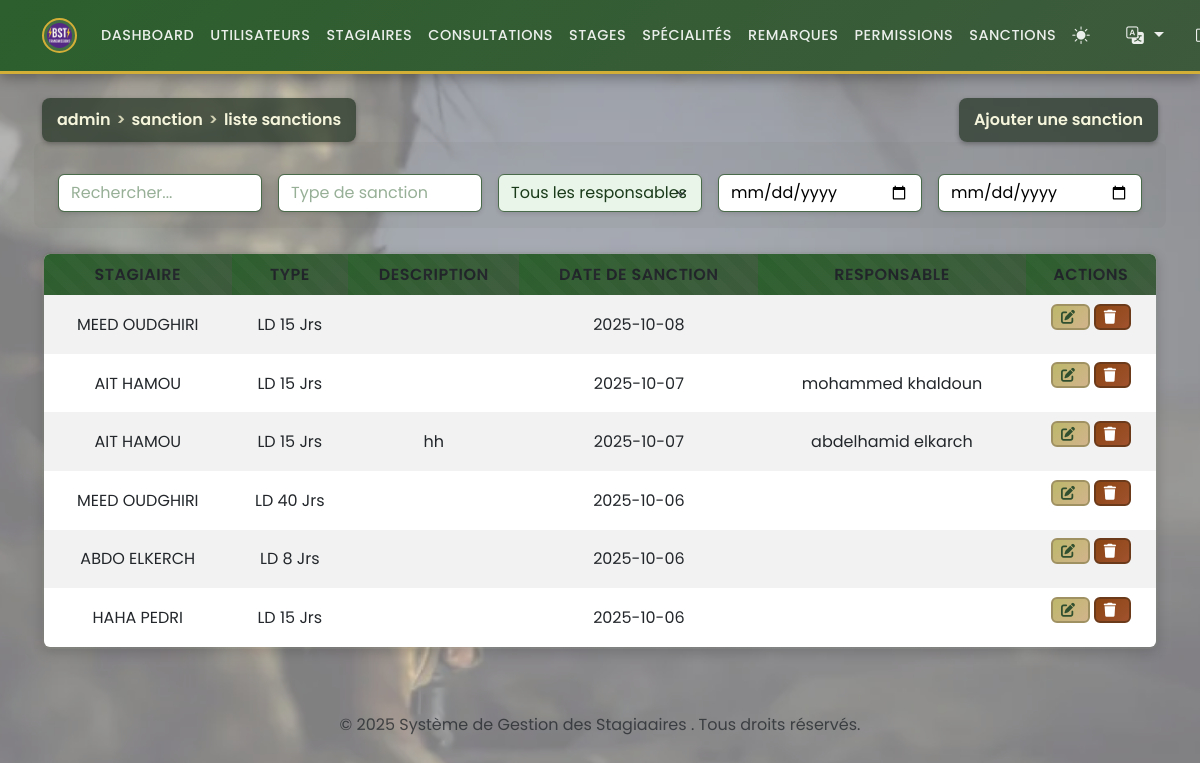
The page /admin/manage_sanctions.php (signed in) on the database its author committed.
### tables this page shows
CREATE TABLE `punitions` (
  `id` int(11) NOT NULL,
  `id_stagiaire` int(11) NOT NULL,
  `type` enum('samedi & dimanche','piquet','permanence','chef de poste','Garde','Corvet','LD 4 Jrs','LD 8 Jrs','LD 10 Jrs','LD 15 Jrs','LD 25 Jrs','LD 30 Jrs','LD 40 Jrs') NOT NULL,
  `description` text DEFAULT NULL,
  `date_punition` date DEFAULT curdate(),
  `auteur_id` int(11) DEFAULT NULL
);

CREATE TABLE `stagiaires` (
  `id` int(11) NOT NULL,
  `matricule` varchar(50) NOT NULL,
  `nom` varchar(100) NOT NULL,
  `prenom` varchar(100) NOT NULL,
  `date_naissance` date DEFAULT NULL,
  `adresse` text DEFAULT NULL,
  `telephone` varchar(20) DEFAULT NULL,
  `email` varchar(100) DEFAULT NULL,
  `groupe_sanguin` enum('A+','A-','B+','B-','AB+','AB-','O+','O-') DEFAULT NULL,
  `photo` varchar(255) DEFAULT NULL,
  `grade` enum('Lieutenant','Sous-Lieutenant','Adjudant Chef','Adjudant','Sergent Chef','Sergent','Caporal Chef','Caporal','2 eme Classe','1er Classe') DEFAULT NULL,
  `date_inscription` date DEFAULT curdate(),
  `id_stage` int(11) NOT NULL,
  `id_specialite` int(11) NOT NULL
);

CREATE TABLE `users` (
  `id` int(11) NOT NULL,
  `username` varchar(50) NOT NULL,
  `password` varchar(255) NOT NULL,
  `role` enum('admin','secretaire','docteur') NOT NULL,
  `nom` varchar(100) DEFAULT NULL,
  `prenom` varchar(100) DEFAULT NULL,
  `email` varchar(100) DEFAULT NULL,
  `created_at` timestamp NOT NULL DEFAULT current_timestamp()
);

### functions.php (called while the page is built, shortened)
<?php
if (isset($_GET['lang'])) {
    $lang = $_GET['lang'];
    $_SESSION['lang'] = $lang;
} elseif (isset($_SESSION['lang'])) {
    $lang = $_SESSION['lang'];
} else {
    $lang = 'fr';
    $_SESSION['lang'] = $lang;
}
$lang_file = __DIR__ . '/lang/' . $lang . '.php';
if (file_exists($lang_file)) {
    $translations = include $lang_file;
} else {
    $translations = include __DIR__ . '/lang/fr.php';
}
?>

### admin/manage_sanctions.php (the view, shortened to what this page needs)
<?php
require '../functions.php';
$sanctions = $pdo->query("
    SELECT pu.*, s.nom, s.prenom, u.nom AS auteur_nom, u.prenom AS auteur_prenom
    FROM punitions pu
    JOIN stagiaires s ON pu.id_stagiaire = s.id
    LEFT JOIN users u ON pu.auteur_id = u.id
    ORDER BY pu.date_punition DESC
")->fetchAll();
?>
<?php include '../templates/header.php'; ?>
<div class="d-flex justify-content-between align-items-center mb-3">
<div class="breadcrumb-header"><?php echo htmlspecialchars($translations['breadcrumb_admin']); ?> <span>></span> <?php echo htmlspecialchars($translations['breadcrumb_sanction']); ?> <span>></span> <?php echo htmlspecialchars($translations['breadcrumb_liste_sanctions']); ?></div>
<button class="breadcrumb-header" data-bs-toggle="modal"
    data-bs-target="#addSanctionModal"><?php echo htmlspecialchars($translations['add_sanction'] ?? 'إضافة عقوبة'); ?></button>
</div>
<div class="mb-3 row g-3 align-items-center">
    <div class="col">
        <input type="text" id="searchInput" class="form-control"
            placeholder="<?php echo htmlspecialchars($translations['search'] ?? 'ابحث...'); ?>">
    </div>
    <div class="col">
        <input type="text" id="filterType" class="form-control"
            placeholder="<?php echo htmlspecialchars($translations['sanction_type'] ?? 'نوع العقوبة'); ?>">
    </div>
    <div class="col">
        <select id="filterAuteur" class="form-select">
            <option value=""><?php echo htmlspecialchars($translations['all_responsibles'] ?? 'كل المسؤولين'); ?>
            </option>
        </select>
    </div>
    <div class="col">
        <input type="date" id="dateFrom" class="form-control"
            placeholder="<?php echo htmlspecialchars($translations['from_date'] ?? 'من تاريخ'); ?>">
    </div>
    <div class="col">
        <input type="date" id="dateTo" class="form-control"
            placeholder="<?php echo htmlspecialchars($translations['to_date'] ?? 'إلى تاريخ'); ?>">
    </div>
</div>
<table class="table table-striped table-responsive" style="border-radius: 0.5rem; overflow: hidden;">
    <thead>
        <tr>
            <th><?php echo htmlspecialchars($translations['trainee'] ?? 'المتدرب'); ?></th>
            <th><?php echo htmlspecialchars($translations['type'] ?? 'النوع'); ?></th>
            <th><?php echo htmlspecialchars($translations['description'] ?? 'الوصف'); ?></th>
            <th><?php echo htmlspecialchars($translations['sanction_date'] ?? 'تاريخ العقوبة'); ?></th>
            <th><?php echo htmlspecialchars($translations['responsible'] ?? 'المسؤول'); ?></th>
            <th><?php echo htmlspecialchars($translations['actions'] ?? 'إجراءات'); ?></th>
        </tr>
    </thead>
    <tbody id="sanctionsTableBody">
        <?php foreach ($sanctions as $sanction): ?>
            <tr data-stagiaire="<?php echo htmlspecialchars($sanction['nom'] . ' ' . $sanction['prenom']); ?>"
                data-type="<?php echo htmlspecialchars($sanction['type']); ?>"
                data-auteur="<?php echo htmlspecialchars($sanction['auteur_id'] ? $sanction['auteur_nom'] . ' ' . $sanction['auteur_prenom'] : ''); ?>"
                data-date="<?php echo $sanction['date_punition']; ?>">
                <td><?php echo htmlspecialchars($sanction['nom'] . ' ' . $sanction['prenom']); ?></td>
                <td><?php echo htmlspecialchars($sanction['type']); ?></td>
                <td><?php echo nl2br(htmlspecialchars($sanction['description'])); ?></td>
                <td><?php echo $sanction['date_punition']; ?></td>
                <td><?php echo htmlspecialchars($sanction['auteur_id'] ? $sanction['auteur_nom'] . ' ' . $sanction['auteur_prenom'] : ''); ?>
                </td>
                <td>
                    <button class="btn btn-sm btn-warning" data-bs-toggle="modal"
                        data-bs-target="#editSanctionModal<?php echo $sanction['id']; ?>"><i class="fas fa-edit"></i></button>
                    <form method="post" action="../actions/delete_sanction.php" style="display:inline-block;"
                        onsubmit="return confirm('<?php echo htmlspecialchars($translations['confirm_delete_sanction']); ?>');">
                        <button type="submit"
                            class="btn btn-sm btn-danger"><i class="fas fa-trash"></i></button>
                    </form>
                </td>
            </tr>
        <?php endforeach; ?>
    </tbody>
</table>
<?php include '../templates/footer.php'; ?>

### rows shown on the page
punitions: id_stagiaire.prenom "MEED OUDGHIRI", type "LD 15 Jrs", date_punition "2025-10-08"
punitions: id_stagiaire.prenom "AIT HAMOU", type "LD 15 Jrs", date_punition "2025-10-07", auteur.prenom "mohammed khaldoun"
punitions: id_stagiaire.prenom "AIT HAMOU", type "LD 15 Jrs", description "hh", date_punition "2025-10-07", auteur.prenom "abdelhamid elkarch"
punitions: id_stagiaire.prenom "MEED OUDGHIRI", type "LD 40 Jrs", date_punition "2025-10-06"
punitions: id_stagiaire.prenom "ABDO ELKERCH", type "LD 8 Jrs", date_punition "2025-10-06"
punitions: id_stagiaire.prenom "HAHA PEDRI", type "LD 15 Jrs", date_punition "2025-10-06"

### other values the page prints
$translations['dashboard'] "DASHBOARD"
$translations['users'] "UTILISATEURS"
$translations['trainees'] "STAGIAIRES"
$translations['consultations'] "CONSULTATIONS"
$translations['stages'] "STAGES"
$translations['specialities'] "SPÉCIALITÉS"
$translations['notes'] "REMARQUES"
$translations['permissions'] "PERMISSIONS"
$translations['sanctions'] "SANCTIONS"
$translations['breadcrumb_admin'] "admin"
$translations['breadcrumb_sanction'] "sanction"
$translations['breadcrumb_liste_sanctions'] "liste sanctions"
$translations['add_sanction'] "Ajouter une sanction"
$translations['trainee'] "STAGIAIRE"
$translations['type'] "TYPE"
